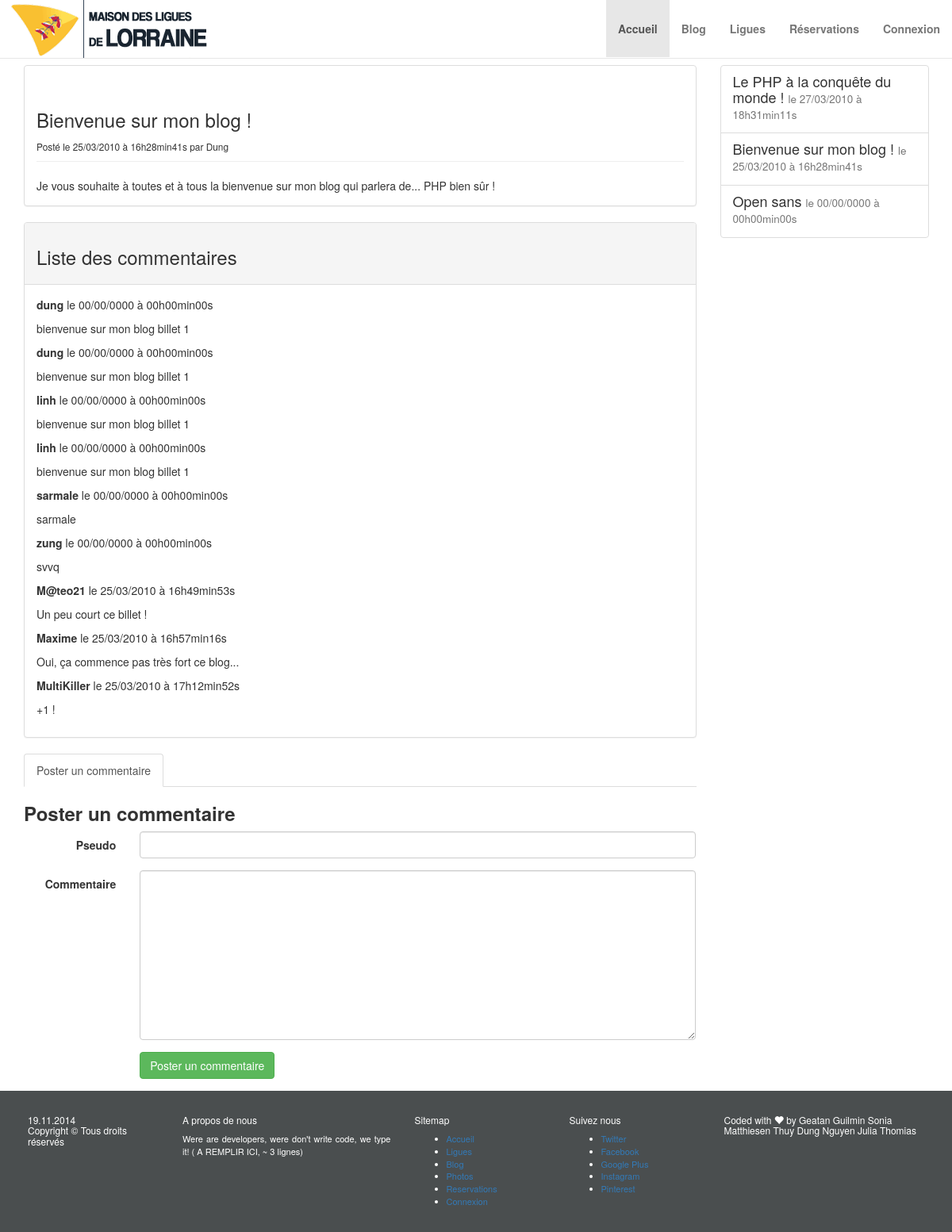
The page /?p=blog&billet=1 on the database its author committed.
### tables this page shows
CREATE TABLE IF NOT EXISTS `billets` (
  `id` int(11) NOT NULL AUTO_INCREMENT,
  `id_user` int(11) NOT NULL,
  `titre` varchar(255) NOT NULL,
  `contenu` text NOT NULL,
  `date_creation` datetime NOT NULL,
  PRIMARY KEY (`id`)
);

CREATE TABLE IF NOT EXISTS `users` (
  `id` int(11) NOT NULL AUTO_INCREMENT,
  `pseudo` varchar(45) DEFAULT NULL,
  `nom` varchar(45) DEFAULT NULL,
  `prenom` varchar(45) DEFAULT NULL,
  `email` varchar(45) DEFAULT NULL,
  `password` varchar(255) DEFAULT NULL,
  `bailleur` tinyint(1) DEFAULT NULL,
  `adresses_id` int(11) NOT NULL,
  PRIMARY KEY (`id`),
  KEY `fk_users_adresses1_idx` (`adresses_id`)
);

CREATE TABLE IF NOT EXISTS `commentaires` (
  `id` int(11) NOT NULL AUTO_INCREMENT,
  `id_billet` int(11) NOT NULL,
  `pseudo` varchar(255) NOT NULL,
  `commentaire` text NOT NULL,
  `date_commentaire` datetime NOT NULL,
  PRIMARY KEY (`id`)
);

### auth.php (called while the page is built)
<?php
class Auth{
	static function islogged()
	{
		global $bdd;
		if(isset($_SESSION['Auth']) && isset($_SESSION['Auth']['pseudo']) && isset($_SESSION['Auth']['password'])){
			$sql = 'SELECT pseudo, password FROM users WHERE pseudo = :pseudo AND password = :password';
			$q = array(
				'pseudo'    => $_SESSION['Auth']['pseudo'],
				'password' => $_SESSION['Auth']['password']);
			$req = $bdd->prepare($sql);
			$req->execute($q);
			$count = $req->rowCount($sql);
			if($count == 1){
				return true;
			}else{
				return false;
			}
		}else{
			return false;
		}
	}
}
?>

### include/blog.php (the view, shortened to what this page needs)
<?php
if (isset($_GET['billet']) && is_numeric($_GET['billet'])){
	$sql ='SELECT id, id_user, titre, contenu,  DATE_FORMAT(date_creation, \'%d/%m/%Y à %Hh%imin%ss\')
    AS date_creation_fr FROM billets WHERE id = ?';
	$q = array($_GET['billet']);
	$req = $bdd->prepare($sql);
	$req->execute($q);
}else{
	$sql = 'SELECT id_user, titre, contenu,  DATE_FORMAT(date_creation, \'%d/%m/%Y à %Hh%imin%ss\')
    AS date_creation_fr FROM billets WHERE id = (SELECT MAX(id) FROM billets) ORDER BY id DESC limit 0,1';
    $req = $bdd->query($sql);
}
$donnees = $req->fetch();
?>
<div class="container">
		<div class="row mgtop">
			<div class="col-sm-9">
				<div class="panel panel-default">
					<div class="panel-body">
						<div class="page-header">
							<h3><?php echo $donnees['titre']; ?></h3>
							<small>Posté le <?php echo $donnees['date_creation_fr']; ?>
								par <?php
									$q = array('id_user' => $donnees['id_user']);
    								$auteur = $bdd->prepare('SELECT pseudo FROM users WHERE id = :id_user');
    								$auteur->execute($q);
									while($d = $auteur->fetch()){
										echo ucfirst($d['pseudo']);
									}
								?>
							</small>
						</div>
						<?php
    					echo nl2br($donnees['contenu']);
    					?>
					</div>
				</div>
				<div class="panel panel-default">
					<div class="panel-heading">
						<h3>Liste des commentaires</h3>
					</div>
					<div class="panel-body">
						<?php
							if(isset($_GET['billet']) && is_numeric($_GET['billet'])){
								$sql = 'SELECT pseudo, commentaire, DATE_FORMAT(date_commentaire, \'%d/%m/%Y à %Hh%imin%ss\')
	    						AS date_commentaire_fr FROM commentaires WHERE id_billet = ? ORDER BY date_commentaire';
	    						$u = array($_GET['billet']);
	    						$req = $bdd->prepare($sql);
								$req->execute($u);
							}else{
								$sql = 'SELECT pseudo, commentaire, DATE_FORMAT(date_commentaire, \'%d/%m/%Y à %Hh%imin%ss\')
	    						AS date_commentaire_fr FROM commentaires WHERE id_billet = (SELECT MAX(id) FROM billets) ORDER BY date_commentaire DESC';
	    						$req = $bdd->query($sql);
							}
							while ($donnees = $req->fetch()) {
									?>
									<p><strong><?php echo $donnees['pseudo']; ?></strong> le <?php echo $donnees['date_commentaire_fr']; ?></p>
									<p><?php echo nl2br($donnees['commentaire']); ?></p>
									<?php
								}
							?>
					</div>
				</div>
				<div class="row">
					<div class="col-sm-12">
						<div class="tabbable">
							<ul class="nav nav-tabs">
								<li class="active"><a href="#tab1">Poster un commentaire</a></li>
							</ul>
							<div class="tab-content">
								<div class="tab-pane active" id="tab1">
									<h3><strong>Poster un commentaire</strong></h3>
									<form class="form-horizontal" action="?p=comment" method="POST">
										<div class="form-group">
											<label for="pseudo" class="col-sm-2 control-label">Pseudo </label>
					    					<div class="col-sm-10">
					    						<?php
												if($connexion->islogged()){
					    							echo '<h5>'.$_SESSION['Auth']['pseudo'].'</h5>';
												}else {
					    						?>
					      						<input type="text" name="pseudo" class="form-control" id="pseudo">
					      						<?php
												}
												?>
					    					</div>
					  					</div>
										<div class="form-group">
					    					<label for="commentaire" class="col-sm-2 control-label">Commentaire </label>
					    					<div class="col-sm-10">
					      						<textarea class="form-control" name="commentaire" id="commentaire" cols="30" rows="10"></textarea>
					    					</div>
					  					</div>
					  					<div class="form-group">
									    	<div class="col-sm-offset-2 col-sm-10">
									      		<button type="submit" name="submit" class="btn btn-success">Poster un commentaire</button>
									      	</div>
									    </div>
					  				</form>
								</div>
							</div>
						</div>
					</div>
				</div>
			</div>
			<div class="col-sm-3">
				<div class="list-group list-group-fixed">
					<?php
					$sql ='SELECT id, titre, DATE_FORMAT(date_creation, \'%d/%m/%Y à %Hh%imin%ss\') AS date_creation_fr FROM billets ORDER BY date_creation DESC LIMIT 0, 5';
					$req = $bdd->query($sql);
					while ($donnees = $req->fetch())
					{
					?>
					<a href="?p=blog&billet=<?php echo $donnees['id']; ?>" class="list-group-item">
						<h4 class="list-group-item-heading">
							<?php echo $donnees['titre']; ?>
							<small>le <?php echo $donnees['date_creation_fr']; ?></small>
						</h4>
					</a>
					<?php
					}
					?>
				</div>
			</div>
		</div>
</div>

### header.php (shortened to what this page needs)
<!DOCTYPE html>
<html>
<head>
    <link rel="stylesheet" href="https://maxcdn.bootstrapcdn.com/bootstrap/3.2.0/css/bootstrap.min.css">
    <link rel="stylesheet" href="css/style.css">
</head>
<body>
    <header class="navbar navbar-default navbar-fixed-top">
        <div class="container-fluid">
            <div class="navbar-header">
                <a href="?p=accueil" class="navbar-brand logo"></a>
            </div>
            <div class="collapse navbar-collapse headerCollapse">
                <ul class="nav navbar-nav navbar-right nav-height">
                    <li class="active"><a href="?p=accueil"><strong>Accueil</strong></a></li>
                    <li><a href="?p=blog"><strong>Blog</strong></a></li>
                    <li><a href="?p=ligues"><strong>Ligues</strong></a></li>
                    <li><a href="?p=reservations"><strong>Réservations</strong></a></li>
			        <?php
						if($connexion->islogged()){
					?>
					<li class="dropdown">
                        <a href="#" class="dropdown-toggle" data-toggle="dropdown"><strong><?php echo $_SESSION['Auth']['pseudo']; ?></strong><span class="caret"></span></a>
                        <ul class="dropdown-menu">
                            <li class="dropdown-header">Publication</li>
                            	<li><a href="?p=profil">Créer une ligue</a></li>
                                <li><a href="?p=profil">Publier un article</a></li>
                                <li><a href="?p=profil">Réserver une salle</a></li>
                            <li class="divider"></li>
                            <li class="dropdown-header">Mon Compte</li>
                                <li><a href="?p=profil">Mes info</a></li>
                                <li><a href="?p=profil">Mes articles</a></li>
                                <li><a href="?p=profil">Mes ligues</a></li>
                            <li class="divider"></li>
                            <li><a href="?p=logout">Déconnexion</a></li>
                        </ul>
                    </li>
					<?php
					}
					else{
					?>
					<li><a href="?p=connexion" ><strong>Connexion</strong></a></li>
					<?php
					}
					?>
                </ul>
            </div>
        </div>
    </header>

### index.php
<?php
include_once 'bdd.php';
include_once 'auth.php';
$connexion = new Auth();
include_once 'header.php';
if (isset($_GET['p']) && preg_match("/^[a-z0-9-]+$/i",$_GET['p'])) {
	if(file_exists('include/' . $_GET['p'] . '.php')){
		include_once 'include/' . $_GET['p'] . '.php';
	}
	else{
		header('HTTP/1.0 404 Not Found');
		header('Location: 404.php');
	}
}
elseif (!isset($_GET['p'])) {
	include_once 'include/accueil.php';
}
include_once 'footer.php';
?>

### footer.php (shortened to what this page needs)
	<footer>
		<div class="container">
			<div class="row">
				<div class="col-sm-2">
					<h6>
						<br/>
						Copyright &copy; Tous droits réservés
				  	</h6>
				</div>
				<div class="col-sm-3">
					<h6>A propos de nous</h6>
					<p>
						Were are developers, were don't write code, we type it! ( A REMPLIR ICI, ~ 3 lignes)
					</p>
				</div>
				<div class="col-sm-2">
					<h6>Sitemap</h6>
					<ul class="unstyled">
						<li><a href="#">Accueil</a></li>
						<li><a href="#">Ligues</a></li>
						<li><a href="#">Blog</a></li>
						<li><a href="#">Photos</a></li>
						<li><a href="#">Reservations</a></li>
						<li><a href="#">Connexion</a></li>
					</ul>
				</div>
				<div class="col-sm-2">
					<h6>Suivez nous</h6>
					<ul class="unstyled">
						<li><a href="#">Twitter</a></li>
						<li><a href="#">Facebook</a></li>
						<li><a href="#">Google Plus</a></li>
						<li><a href="#">Instagram</a></li>
						<li><a href="#">Pinterest</a></li>
					</ul>
				</div>
				<div class="col-sm-3">
					<h6>Coded with <span class="glyphicon glyphicon-heart"></span> by
					Geatan Guilmin
					Sonia Matthiesen
					Thuy Dung Nguyen
					Julia Thomias  <br/>
					</h6>
				</div>
			</div>
		</div>
	</footer>
</body>
</html>

### css/style.css (style rules this page uses)
.navbar-nav > li > a { padding-bottom: 26px; padding-top: 26px; }
.container-fluid { background: #fff; }
.logo { width: 250px; height: 73px; margin-left: -3px !important; background: url(../img/logoLorraine.png); }
.container .mgtop { margin-top: 82px !important; }
footer { background: #4a4e4f; color: #fff; font-size: 11px; padding: 20px; }
.list-group-fixed { position: fixed; top: 82px; right: auto; width: 263px; }
p { text-align: justify; }

### rows shown on the page
billets: titre "Bienvenue sur mon blog !", contenu "Je vous souhaite à toutes et à tous la bienvenue sur mon blog qui parlera de... PHP bien sûr !", date_creation_fr "25/03/2010 à 16h28min41s"
users: pseudo "Dung"
commentaires: pseudo "dung", date_commentaire_fr "00/00/0000 à 00h00min00s", commentaire "bienvenue sur mon blog billet 1"
commentaires: pseudo "dung", date_commentaire_fr "00/00/0000 à 00h00min00s", commentaire "bienvenue sur mon blog billet 1"
commentaires: pseudo "linh", date_commentaire_fr "00/00/0000 à 00h00min00s", commentaire "bienvenue sur mon blog billet 1"
commentaires: pseudo "linh", date_commentaire_fr "00/00/0000 à 00h00min00s", commentaire "bienvenue sur mon blog billet 1"
commentaires: pseudo "sarmale", date_commentaire_fr "00/00/0000 à 00h00min00s", commentaire "sarmale"
commentaires: pseudo "zung", date_commentaire_fr "00/00/0000 à 00h00min00s", commentaire "svvq"
commentaires: pseudo "M@teo21", date_commentaire_fr "25/03/2010 à 16h49min53s", commentaire "Un peu court ce billet !"
commentaires: pseudo "Maxime", date_commentaire_fr "25/03/2010 à 16h57min16s", commentaire "Oui, ça commence pas très fort ce blog..."
commentaires: pseudo "MultiKiller", date_commentaire_fr "25/03/2010 à 17h12min52s", commentaire "+1 !"
billets: titre "Le PHP à la conquête du monde !", date_creation_fr "27/03/2010 à 18h31min11s"
billets: titre "Open sans", date_creation_fr "00/00/0000 à 00h00min00s"

### other values the page prints
$donnees['date_creation_fr'] "25/03/2010 à 16h28min41s"
